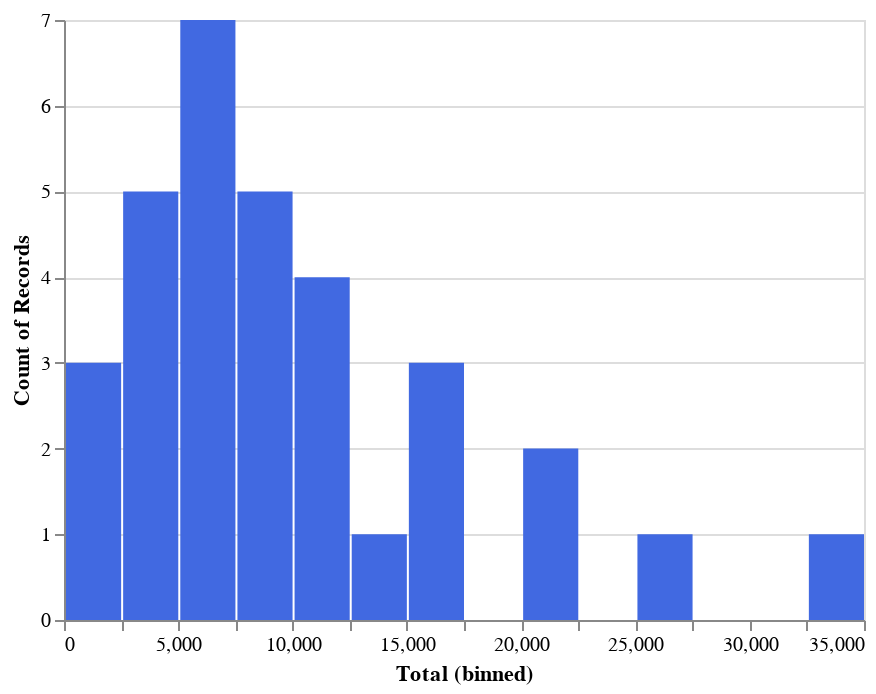

Notebook code cell kept with this figure:
### Code cell
base=alt.Chart(hosp_visits)
bar=base.mark_bar(color='royalblue').encode(
x=alt.X('Total',bin=alt.Bin(step=2500)),
    y='count()',
    tooltip=[alt.Tooltip('Count():Q')]
)

bar

### Figure 1 — Vega-Lite specification as saved in the notebook (floating-point values rounded to 4 significant figures)
{"config": {"view": {"continuousWidth": 400, "continuousHeight": 300}}, "data": {"name": "data-8d2137b6b4ed4d95809395f6aaa8f402"}, "mark": {"type": "bar", "color": "royalblue"}, "encoding": {"tooltip": [{"type": "quantitative", "field": "Count()"}], "x": {"type": "quantitative", "bin": {"step": 2500}, "field": "Total"}, "y": {"type": "quantitative", "aggregate": "count"}}, "$schema": "https://vega.github.io/schema/vega-lite/v4.8.1.json", "datasets": {"data-8d2137b6b4ed4d95809395f6aaa8f402": [{"Hospital_code": 26, "Total": 33076}, {"Hospital_code": 23, "Total": 26566}, {"Hospital_code": 19, "Total": 21219}, {"Hospital_code": 6, "Total": 20425}, {"Hospital_code": 11, "Total": 17328}, {"Hospital_code": 14, "Total": 17328}, {"Hospital_code": 28, "Total": 17137}, {"Hospital_code": 27, "Total": 14244}, {"Hospital_code": 9, "Total": 11510}, {"Hospital_code": 29, "Total": 11311}, {"Hospital_code": 12, "Total": 11297}, {"Hospital_code": 32, "Total": 10703}, {"Hospital_code": 25, "Total": 9834}, {"Hospital_code": 10, "Total": 9435}, {"Hospital_code": 15, "Total": 9257}, {"Hospital_code": 21, "Total": 8150}, {"Hospital_code": 24, "Total": 7992}, {"Hospital_code": 3, "Total": 7116}, {"Hospital_code": 17, "Total": 5501}, {"Hospital_code": 5, "Total": 5261}, {"Hospital_code": 1, "Total": 5249}, {"Hospital_code": 13, "Total": 5236}, {"Hospital_code": 2, "Total": 5102}, {"Hospital_code": 30, "Total": 5002}, {"Hospital_code": 22, "Total": 4277}, {"Hospital_code": 31, "Total": 3967}, {"Hospital_code": 16, "Total": 3671}, {"Hospital_code": 8, "Total": 3663}, {"Hospital_code": 18, "Total": 3630}, {"Hospital_code": 20, "Total": 1405}, {"Hospital_code": 7, "Total": 1306}, {"Hospital_code": 4, "Total": 1240}]}}
